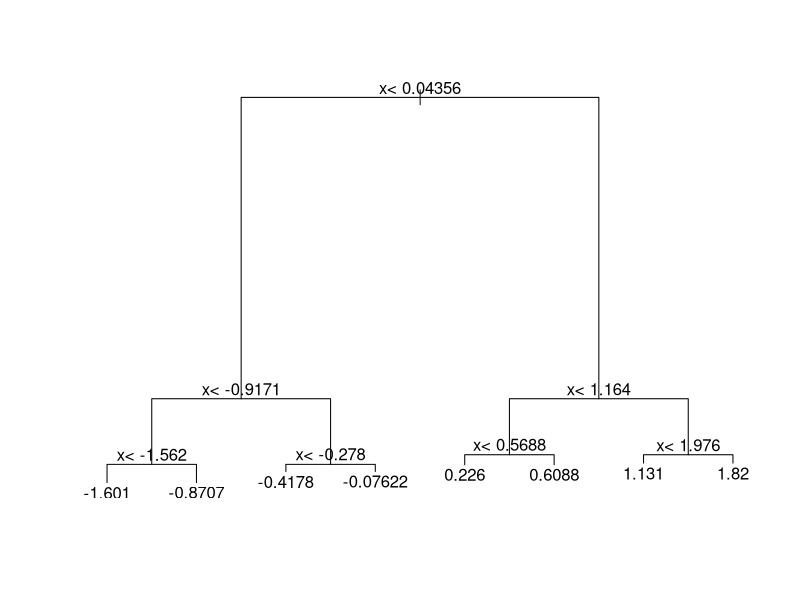

This chart was generated by the following R code: (Note: this script raises an error after producing the figure.)
#Comprehension Check: Trees and Random Forests
library(rpart)
n <- 1000
sigma <- 0.25
# set.seed(1) # if using R 3.5 or ealier
set.seed(1, sample.kind = "Rounding") # if using R 3.6 or later
x <- rnorm(n, 0, 1)
y <- 0.75 * x + rnorm(n, 0, sigma)
dat <- data.frame(x = x, y = y)

#Q1
#Which code correctly uses rpart() to fit a regression tree and saves the result to fit?
fit <- rpart(y ~ ., data = dat)

#Q2
#Which of the following plots has the same tree shape obtained in Q1?
plot(fit)
text(fit)

#Q3
#Below is most of the code to make a scatter plot of y versus x along with the predicted values based on the fit.
dat %>% 
  mutate(y_hat = predict(fit)) %>% 
  ggplot() +
  geom_point(aes(x, y)) +
  geom_step(aes(x, y_hat), col=2) #the answer

#Q4
#What code should replace #BLANK in the provided code?
library(randomForest)
fit <- randomForest(y ~ x, data = dat) #Previously #BLANK 
  dat %>% 
  mutate(y_hat = predict(fit)) %>% 
  ggplot() +
  geom_point(aes(x, y)) +
  geom_step(aes(x, y_hat), col = "red")
  
#Q5
#Which of these graphs is produced by plotting the random forest?
plot(fit)

#Q6
#What code should replace #BLANK in the provided code?
library(randomForest)
fit <- randomForest(y ~ x, data = dat, nodesize = 50, maxnodes = 25) #Previously #BLANK
  dat %>% 
  mutate(y_hat = predict(fit)) %>% 
  ggplot() +
  geom_point(aes(x, y)) +
  geom_step(aes(x, y_hat), col = "red")

